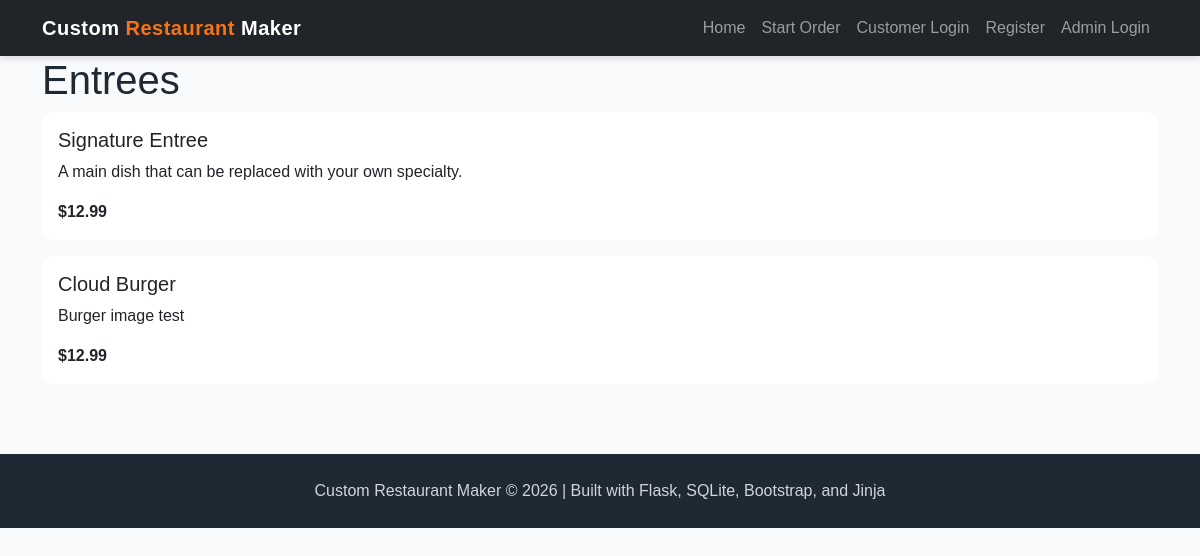
The page /entrees on the database its author committed.
### app.py (models this page shows)
class Menu(db.Model):
    __tablename__ = "menu"
    menu_id = db.Column(db.Integer, primary_key=True)
    name = db.Column(db.String(150), nullable=False)
    category = db.Column(db.String(100), nullable=False)
    price = db.Column(db.Float, nullable=False)
    description = db.Column(db.Text)
    image_filename = db.Column(db.String(255))
    image_url = db.Column(db.Text)

### app.py (the view)
@app.route('/entrees')
def entrees():
    conn = get_db()
    cur = conn.cursor()
    cur.execute("SELECT * FROM menu WHERE LOWER(category) = ?", ("entrees",))
    menu = cur.fetchall()
    conn.close()
    return render_template('entrees.html', menu=menu)

### app.py (called while the page is built)
def get_db():
    conn = sqlite3.connect("project4.db")
    conn.row_factory = sqlite3.Row
    return conn

### templates/entrees.html (shortened to what this page needs)
{% extends "base.html" %}
{% block content %}
<h1>Entrees</h1>
{% for item in menu %}
<div class="card mb-3">
    <div class="card-body">
        <h5>{{ item['name'] }}</h5>
        <p>
            {{ item['description'] }}
        </p>
        <strong>
            ${{ item['price'] }}
        </strong>
    </div>
</div>
{% endfor %}
{% endblock %}

### static/style.css (style rules this page uses)
:root { --primary-dark: #1f2933; --primary-orange: #f97316; --primary-yellow: #facc15; --primary-green: #16a34a; --soft-bg: #f8fafc; --card-bg: #ffffff; --text-dark: #1f2933; }
body { background-color: var(--soft-bg); color: var(--text-dark); font-family: Arial, Helvetica, sans-serif; }
.card { border: none; border-radius: 14px; transition: transform 0.2s ease, box-shadow 0.2s ease; }

### rows shown on the page
Menu: name "Signature Entree", description "A main dish that can be replaced with your own specialty.", price "12.99"
Menu: name "Cloud Burger", description "Burger image test", price "12.99"
